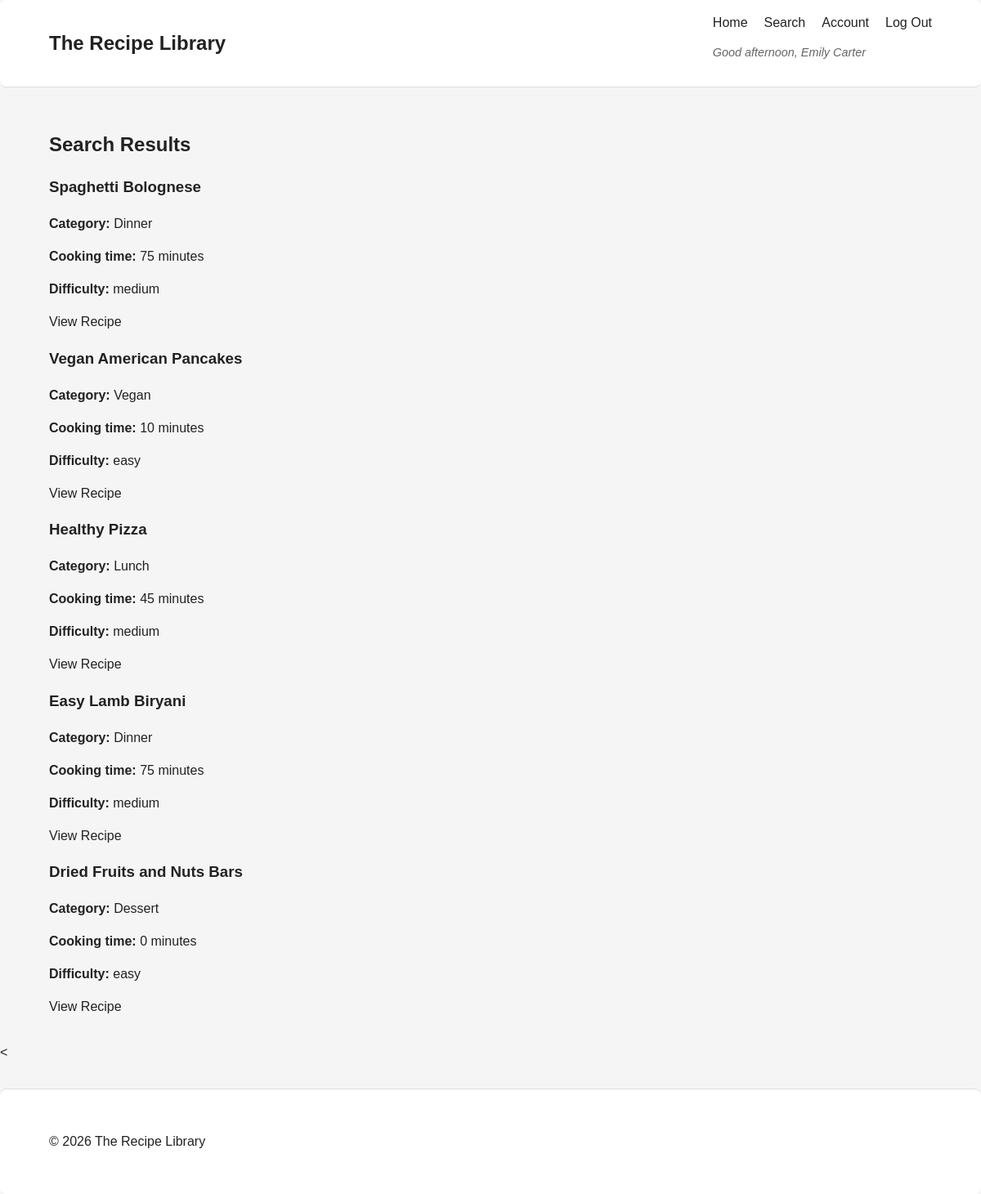
The app's page /pages/results.php (signed in) with its own data.
### tables this page shows
CREATE TABLE recipes (
    id BIGINT UNSIGNED AUTO_INCREMENT PRIMARY KEY,
    user_id BIGINT UNSIGNED NOT NULL,
    category_id INT UNSIGNED NULL,
    title VARCHAR(200) NOT NULL,
    slug VARCHAR(220) NOT NULL,
    description TEXT NULL,
    servings TINYINT UNSIGNED NULL,
    prep_time_min SMALLINT UNSIGNED NULL,
    cook_time_min SMALLINT UNSIGNED NULL,
    difficulty ENUM('easy', 'medium', 'hard') NOT NULL DEFAULT 'easy',
    image_url VARCHAR(255) NULL,
    source_url VARCHAR(255) NULL,
    is_published TINYINT(1) NOT NULL DEFAULT 1,
    created_at DATETIME NOT NULL DEFAULT CURRENT_TIMESTAMP,
    updated_at DATETIME NOT NULL DEFAULT CURRENT_TIMESTAMP ON UPDATE CURRENT_TIMESTAMP,
    UNIQUE KEY uq_recipes_slug (slug),
    KEY idx_recipes_user_id (user_id),
    KEY idx_recipes_category_id (category_id),
    KEY idx_recipes_created_at (created_at),
    CONSTRAINT fk_recipes_user
        FOREIGN KEY (user_id) REFERENCES users(id)
        ON DELETE RESTRICT ON UPDATE CASCADE,
    CONSTRAINT fk_recipes_category
        FOREIGN KEY (category_id) REFERENCES categories(id)
        ON DELETE SET NULL ON UPDATE CASCADE
);

CREATE TABLE categories (
    id INT UNSIGNED AUTO_INCREMENT PRIMARY KEY,
    name VARCHAR(80) NOT NULL,
    slug VARCHAR(100) NOT NULL,
    created_at DATETIME NOT NULL DEFAULT CURRENT_TIMESTAMP,
    UNIQUE KEY uq_categories_name (name),
    UNIQUE KEY uq_categories_slug (slug)
);

### includes/auth.php (called while the page is built, shortened)
<?php
function isLoggedIn() {
    return isset($_SESSION['user_id']);
}
function getCurrentUserName() {
    return $_SESSION['user_name'] ?? null;
}

### includes/helper.php (called while the page is built)
<?php
function getGreeting() {
    $hour = date('G');
    if ($hour >= 5 && $hour < 12) {
        return 'Good morning';
    } elseif ($hour >= 12 && $hour < 18) {
        return 'Good afternoon';
    } else {
        return 'Good evening';
    }
}

### pages/results.php (the view, shortened to what this page needs)
<?php
require_once __DIR__ . '/../includes/db.php';
require_once __DIR__ . '/../includes/auth.php';
$sql = "
SELECT
    recipes.*,
    categories.name AS category_name,
    COALESCE(AVG(ratings.rating),0) AS avg_rating,
    COUNT(ratings.id) AS rating_count
FROM recipes
LEFT JOIN categories ON recipes.category_id = categories.id
LEFT JOIN recipe_ingredients ON recipes.id = recipe_ingredients.recipe_id
LEFT JOIN ratings ON recipes.id = ratings.recipe_id
WHERE recipes.is_published = 1
";
$sql .= " GROUP BY recipes.id";
$stmt = $conn->prepare($sql);
$stmt->execute();
$result = $stmt->get_result();
require_once __DIR__ . '/../includes/header.php';
?>
<main class="container">
    <h2>Search Results</h2>
    <?php if ($result->num_rows > 0): ?>
        <div class="recipes">
            <?php while ($row = $result->fetch_assoc()): ?>
                <div class="recipe-card">
                    <h3><?php echo htmlspecialchars($row['title']); ?></h3>
                    <p>
                        <strong>Category:</strong>
                        <?php echo htmlspecialchars($row['category_name'] ?? 'Uncategorised'); ?>
                    </p>
                    <p>
                        <strong>Cooking time:</strong>
                        <?php echo $row['cook_time_min'] ?? 'N/A'; ?> minutes
                    </p>
                    <p>
                        <strong>Difficulty:</strong>
                        <?php echo htmlspecialchars($row['difficulty']); ?>
                    </p>
                    <a href="recipe.php?id=<?php echo $row['id']; ?>">View Recipe</a>
                </div>
            <?php endwhile; ?>
        </div>
    <?php else: ?>
        <p>No recipes found matching your criteria.</p>
    <?php endif; ?>
</main>
<?php
require_once __DIR__ . '/../includes/footer.php';
?>

### includes/header.php (shortened to what this page needs)
<?php
require_once __DIR__ . '/auth.php';
require_once __DIR__ . '/helper.php';
$name = getCurrentUserName();
$greeting = getGreeting();
?>
<!DOCTYPE html>
<html lang="en">
<head>
    <link rel="stylesheet" href="/recipe-app/css/styles.css">
</head>
<body>
    <header class="site-header">
        <div class="container">
            <h1 class="site-title">
                <a href="/recipe-app/index.php">The Recipe Library</a>
            </h1>
            <nav aria-label="Main navigation">
                <ul class="nav-list">
                    <li><a href="/recipe-app/index.php">Home</a></li>
                    <li><a href="/recipe-app/pages/search.php">Search</a></li>
                    <?php if (function_exists('isLoggedIn') && isLoggedIn()): ?>
                        <li><a href="/recipe-app/pages/account.php">Account</a></li>
                        <li><a href="/recipe-app/pages/logout.php">Log Out</a></li>
                    <?php else: ?>
                        <li><a href="/recipe-app/pages/login.php">Log In</a></li>
                        <li><a href="/recipe-app/pages/register.php">Register</a></li>
                    <?php endif; ?>
                </ul>
                <p class="greeting">
                <?php if ($name): ?>
                    <?php echo htmlspecialchars($greeting . ', ' . $name);  ?>
                <?php else: ?>
                    Welcome, food lover!
                <?php endif; ?>
            </p>
            </nav>
        </div>
    </header>

### includes/footer.php (shortened to what this page needs)
<
    <footer class="site-footer">
        <div class="container">
            <p>&copy; 2026 The Recipe Library</p>
        </div>
    </footer>
</body>
</html>

### css/styles.css (style rules this page uses)
:root { --color-white: #ffffff; --color-light-gray: #f5f5f5; --color-dark-gray: #222; --color-border: #ddd; --border-radius: 8px; --spacing-xs: 0.75rem; --spacing-sm: 1rem; --spacing-md: 1.5rem; --spacing-lg: 2rem; --gap-sm: 0.75rem; --gap-md: 1rem; --gap-lg: 1.25rem; }
* { box-sizing: border-box; }
body { margin: 0; font-family: Arial, sans-serif; line-height: 1.5; background-color: var(--color-light-gray); color: var(--color-dark-gray); }
a { color: inherit; text-decoration: none; }
.container { width: min(90%, 1100px); margin: 0 auto; padding: 20px 0; }
.site-header, .site-footer, section, form { background-color: var(--color-white); border-radius: var(--border-radius); }
.site-header { border-bottom: 1px solid var(--color-border); }
.site-footer { border-top: 1px solid var(--color-border); margin-top: var(--spacing-lg); padding: var(--spacing-sm) 0; }
.site-header .container { display: flex; flex-direction: column; gap: var(--gap-md); padding: var(--spacing-sm) 0; }
.site-title { margin: 0; font-size: 1.5rem; }
.nav-list { list-style: none; display: flex; flex-direction: column; gap: var(--gap-sm); margin: 0; padding: 0; }
main.container { padding: var(--spacing-lg) 0; }
@media (min-width: 768px) { .site-header .container { flex-direction: row; align-items: center; justify-content: space-between; } }
@media (min-width: 768px) { .nav-list { flex-direction: row; gap: var(--gap-lg); } }
.greeting { font-style: italic; font-size: 0.9rem; color: #666; }

### records on screen
recipes: title "Spaghetti Bolognese", category.name "Dinner", cook_time_min "75", difficulty "medium"
recipes: title "Vegan American Pancakes", category.name "Vegan", cook_time_min "10", difficulty "easy"
recipes: title "Healthy Pizza", category.name "Lunch", cook_time_min "45", difficulty "medium"
recipes: title "Easy Lamb Biryani", category.name "Dinner", cook_time_min "75", difficulty "medium"
recipes: title "Dried Fruits and Nuts Bars", category.name "Dessert", cook_time_min "0", difficulty "easy"

### other values on screen
$greeting . ', ' . $name "Good afternoon, Emily Carter"
